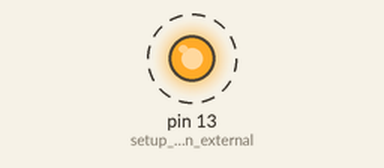
This sketch was run on a simulated Arduino Uno, built with avr-gcc and run on an emulated ATmega328P. Shown: output pins drawn as LEDs (lit = HIGH). Dashed ring = blinking. What the sketch prints to the serial monitor is not drawn.

Above: at 0.5 s.
Timing chart, 0 to 4.6 s (numbered marks = the images above):
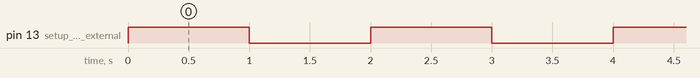

The sketch:

SimpleTimer.ino
```cpp
unsigned long RunTime;

void setup() {
  // put your setup code here, to run once:
  Serial.begin(115200);
  RunTime = millis();

  // initialize digital pin LED_BUILTIN as an output.
  pinMode(LED_BUILTIN, OUTPUT);
  pinMode(13, OUTPUT); //setup pin to run external LED
}

void loop() {
  // put your main code here, to run repeatedly:
  while(millis() < RunTime + 1000){
      //wait approx. [period] ms
      digitalWrite(LED_BUILTIN, HIGH);   // turn built in LED on (HIGH is the voltage level)
      digitalWrite(13, HIGH); //turn external LED on
   }

  Serial.print("RunTime: "); // prints time since program started
  Serial.println(RunTime);

  while(millis() < RunTime + 2000){
      //wait approx. [period] ms
      digitalWrite(LED_BUILTIN, LOW);   // turn the LED off (LOW is the voltage level)
      digitalWrite(13, LOW); //turn external LED off
   }
  RunTime = millis();
}
```

Measured:
- by itself, pin 13 (setup_pin_to_run_external): alternates HIGH for 1.0 s and LOW for 1.0 s
